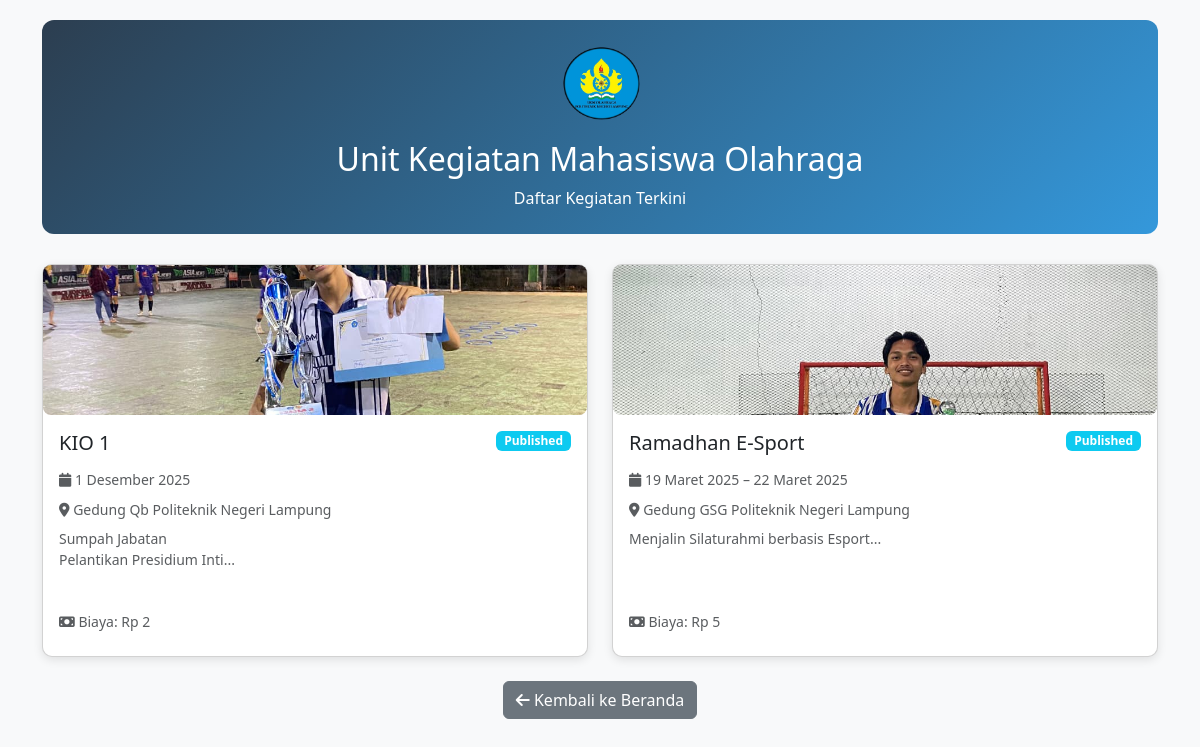
Page /ukm/kegiatan.php?ukm_id=2 (signed in) on the committed database.
### tables this page shows
CREATE TABLE `ukm` (
  `id` int(11) NOT NULL,
  `nama_ukm` varchar(100) NOT NULL,
  `deskripsi` text DEFAULT NULL,
  `tahun_berdiri` date DEFAULT NULL,
  `kategori_id` int(11) DEFAULT NULL,
  `logo` varchar(255) DEFAULT NULL,
  `ketua_umum` varchar(100) DEFAULT NULL,
  `email` varchar(100) DEFAULT NULL,
  `no_telepon` varchar(20) DEFAULT NULL,
  `alamat_sekretariat` text DEFAULT NULL,
  `visi` text DEFAULT NULL,
  `misi` text DEFAULT NULL,
  `program_kerja` text DEFAULT NULL,
  `syarat_pendaftaran` text DEFAULT NULL,
  `status` enum('aktif','nonaktif') DEFAULT 'aktif',
  `max_anggota` int(11) DEFAULT 100,
  `biaya_pendaftaran` decimal(10,2) DEFAULT 0.00,
  `created_at` timestamp NOT NULL DEFAULT current_timestamp(),
  `updated_at` datetime DEFAULT NULL,
  `kontak` varchar(50) DEFAULT NULL,
  `admin_id` int(11) NOT NULL
);

CREATE TABLE `kegiatan_ukm` (
  `id` int(11) NOT NULL,
  `ukm_id` int(11) NOT NULL,
  `nama_kegiatan` varchar(255) NOT NULL,
  `deskripsi_kegiatan` text DEFAULT NULL,
  `tanggal_mulai` date NOT NULL,
  `tanggal_selesai` date DEFAULT NULL,
  `lokasi` varchar(255) DEFAULT NULL,
  `biaya` decimal(10,2) DEFAULT 0.00,
  `status` enum('draft','published','completed') DEFAULT 'draft',
  `created_at` timestamp NOT NULL DEFAULT current_timestamp()
);

CREATE TABLE `foto_kegiatan` (
  `id` int(11) NOT NULL,
  `kegiatan_id` int(11) NOT NULL,
  `foto` varchar(255) NOT NULL,
  `file_name` varchar(255) NOT NULL,
  `keterangan` varchar(255) DEFAULT NULL,
  `created_at` timestamp NOT NULL DEFAULT current_timestamp()
);

### config/functions.php (called while the page is built, shortened)
<?php
function formatTanggal($tanggal) {
    $bulan = [
        1 => 'Januari', 2 => 'Februari', 3 => 'Maret', 4 => 'April',
        5 => 'Mei', 6 => 'Juni', 7 => 'Juli', 8 => 'Agustus',
        9 => 'September', 10 => 'Oktober', 11 => 'November', 12 => 'Desember'
    ];
    $split = explode('-', date('Y-n-j', strtotime($tanggal)));
    return $split[2] . ' ' . $bulan[(int)$split[1]] . ' ' . $split[0];
}

### ukm/kegiatan.php (the view, shortened to what this page needs)
<?php
require_once '../config/functions.php';
$ukm_id = isset($_GET['ukm_id']) ? (int)$_GET['ukm_id'] : 0;
$database = new Database();
$db = $database->getConnection();
$stmt_ukm = $db->prepare("SELECT id, nama_ukm, logo FROM ukm WHERE id = ? AND status = 'aktif'");
$stmt_ukm->execute([$ukm_id]);
$ukm = $stmt_ukm->fetch(PDO::FETCH_ASSOC);
$stmt_keg = $db->prepare("
    SELECT * FROM kegiatan_ukm
    WHERE ukm_id = ? AND status IN ('published', 'completed')
    ORDER BY tanggal_mulai DESC
");
$stmt_keg->execute([$ukm_id]);
$kegiatan_list = $stmt_keg->fetchAll(PDO::FETCH_ASSOC);
?>
<!DOCTYPE html>
<html lang="id">
<head>
    <link href="https://cdn.jsdelivr.net/npm/bootstrap@5.3.0/dist/css/bootstrap.min.css" rel="stylesheet">
    <link href="https://cdnjs.cloudflare.com/ajax/libs/font-awesome/6.0.0/css/all.min.css" rel="stylesheet">
</head>
<body>
    <div class="container">
        <div class="header-card p-4 text-center">
            <div class="mb-3">
                <?php if (!empty($ukm['logo'])): ?>
                    <img src="../uploads/<?= htmlspecialchars($ukm['logo']) ?>" alt="Logo <?= htmlspecialchars($ukm['nama_ukm']) ?>"
                         style="width: 80px; height: 80px; object-fit: cover; border-radius: 50%;">
                <?php endif; ?>
            </div>
            <h2><?= htmlspecialchars($ukm['nama_ukm']) ?></h2>
            <p class="mb-0">Daftar Kegiatan Terkini</p>
        </div>
        <?php if (empty($kegiatan_list)): ?>
            <div class="text-center py-5">
                <i class="fas fa-calendar-times fa-3x text-muted mb-3"></i>
                <h5>Belum ada kegiatan yang dipublikasikan</h5>
                <p class="text-muted">Silakan kunjungi kembali lain waktu.</p>
                <a href="../index.php" class="btn btn-outline-primary">Kembali ke Beranda</a>
            </div>
        <?php else: ?>
            <div class="row">
                <?php foreach ($kegiatan_list as $keg): ?>
                    <div class="col-lg-6">
                        <div class="card kegiatan-card h-100">
                            <?php
                            $foto_utama = '';
                            $stmt_foto = $db->prepare("SELECT foto FROM foto_kegiatan WHERE kegiatan_id = ? ORDER BY id ASC LIMIT 1");
                            $stmt_foto->execute([$keg['id']]);
                            $foto_row = $stmt_foto->fetch();
                            if ($foto_row) {
                                $foto_utama = $foto_row['foto'];
                            }
                            ?>
                            <?php if ($foto_utama): ?>
                                <img src="../uploads/kegiatan/<?= htmlspecialchars($foto_utama) ?>"
                                     class="foto-thumb"
                                     alt="Foto kegiatan">
                            <?php else: ?>
                                <div class="bg-light text-center py-5">
                                    <i class="fas fa-calendar-alt fa-2x text-muted"></i>
                                </div>
                            <?php endif; ?>
                            <div class="card-body d-flex flex-column">
                                <div class="d-flex justify-content-between align-items-start mb-2">
                                    <h5 class="card-title mb-1"><?= htmlspecialchars($keg['nama_kegiatan']) ?></h5>
                                    <span class="badge <?= $keg['status'] === 'completed' ? 'bg-success' : 'bg-info' ?> text-white badge-status">
                                        <?= ucfirst($keg['status']) ?>
                                    </span>
                                </div>
                                <div class="mb-2">
                                    <small class="text-muted">
                                        <i class="fas fa-calendar"></i>
                                        <?= formatTanggal($keg['tanggal_mulai']) ?>
                                        <?php if (!empty($keg['tanggal_selesai']) && $keg['tanggal_selesai'] !== $keg['tanggal_mulai']): ?>
                                            – <?= formatTanggal($keg['tanggal_selesai']) ?>
                                        <?php endif; ?>
                                    </small>
                                </div>
                                <?php if (!empty($keg['lokasi'])): ?>
                                    <small class="text-muted d-block mb-2">
                                        <i class="fas fa-map-marker-alt"></i> <?= htmlspecialchars($keg['lokasi']) ?>
                                    </small>
                                <?php endif; ?>
                                <?php if (!empty($keg['deskripsi_kegiatan'])): ?>
                                    <p class="card-text small text-muted flex-grow-1">
                                        <?= nl2br(htmlspecialchars(substr($keg['deskripsi_kegiatan'], 0, 150))) ?>...
                                    </p>
                                <?php endif; ?>
                                <?php if ($keg['biaya'] > 0): ?>
                                    <small class="text-muted d-block mb-2">
                                        <i class="fas fa-money-bill"></i> Biaya: Rp <?= number_format($keg['biaya'], 0, ',', '.') ?>
                                    </small>
                                <?php endif; ?>
                            </div>
                        </div>
                    </div>
                <?php endforeach; ?>
            </div>
        <?php endif; ?>
        <div class="text-center mt-4">
            <a href="../index.php" class="btn btn-secondary">
                <i class="fas fa-arrow-left"></i> Kembali ke Beranda
            </a>
        </div>
    </div>
</body>
</html>

### ukm/kegiatan.php (style rules this page uses)
body { background-color: #f8f9fa; padding-top: 20px; }
.header-card { background: linear-gradient(135deg, #2c3e50, #3498db); color: white; border-radius: 12px; margin-bottom: 30px; }
.kegiatan-card { border-radius: 10px; box-shadow: 0 3px 10px rgba(0,0,0,0.1); transition: transform 0.2s; margin-bottom: 25px; }
.foto-thumb { width: 100%; height: 150px; object-fit: cover; border-radius: 8px; }
.badge-status { font-size: 0.75em; padding: 4px 8px; }

### rows in the picture
ukm: logo (picture), nama_ukm "Unit Kegiatan Mahasiswa Olahraga"
kegiatan_ukm: foto_kegiatan.foto (picture), nama_kegiatan "KIO 1", status "Published", tanggal_mulai "1 Desember 2025", lokasi "Gedung Qb Politeknik Negeri Lampung", deskripsi_kegiatan "Sumpah Jabatan Pelantikan Presidium Inti", biaya "2"
kegiatan_ukm: foto_kegiatan.foto (picture), nama_kegiatan "Ramadhan E-Sport", status "Published", tanggal_mulai "19 Maret 2025", tanggal_selesai "22 Maret 2025", lokasi "Gedung GSG Politeknik Negeri Lampung", deskripsi_kegiatan "Menjalin Silaturahmi berbasis Esport", biaya "5"
